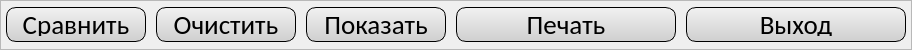
     <widget class="QFrame" name="frame_btn">
      <property name="minimumSize">
       <size>
        <width>0</width>
        <height>50</height>
       </size>
      </property>
      <property name="maximumSize">
       <size>
        <width>16777215</width>
        <height>50</height>
       </size>
      </property>
      <property name="frameShape">
       <enum>QFrame::StyledPanel</enum>
      </property>
      <property name="frameShadow">
       <enum>QFrame::Raised</enum>
      </property>
      <layout class="QHBoxLayout" name="horizontalLayout_2">
       <property name="spacing">
        <number>10</number>
       </property>
       <property name="leftMargin">
        <number>5</number>
       </property>
       <property name="topMargin">
        <number>5</number>
       </property>
       <property name="rightMargin">
        <number>5</number>
       </property>
       <property name="bottomMargin">
        <number>5</number>
       </property>
       <item>
        <widget class="QPushButton" name="btn_compare">
         <property name="minimumSize">
          <size>
           <width>140</width>
           <height>35</height>
          </size>
         </property>
         <property name="maximumSize">
          <size>
           <width>140</width>
           <height>35</height>
          </size>
         </property>
         <property name="font">
          <font>
           <family>Calibri</family>
           <pointsize>20</pointsize>
           <weight>50</weight>
           <bold>false</bold>
          </font>
         </property>
         <property name="styleSheet">
          <string notr="true">QPushButton 
{
	color: rgb(0, 0, 0);
	background-color: qlineargradient(spread:pad, x1:0.489, y1:0.0227273, x2:0.489, y2:1, stop:0 rgba(240, 240, 240, 255), stop:1 rgba(207, 207, 207, 255));

	border: 1px rgb(0, 0, 0);
	border-radius: 10px;

	border-style: outset;

	padding: 5px;
}

QPushButton:hover
{
	background-color: qlineargradient(spread:pad, x1:0.489, y1:0.0227273, x2:0.489, y2:1, stop:0 rgba(234, 246, 253, 255), stop:1 rgba(169, 219, 246, 255));
	
}
	

QPushButton:checked
{
	
	background-color: rgb(0, 0, 255);
	
}</string>
         </property>
         <property name="text">
          <string>Сравнить</string>
         </property>
        </widget>
       </item>
       <item>
        <widget class="QPushButton" name="btn_clier">
         <property name="minimumSize">
          <size>
           <width>140</width>
           <height>35</height>
          </size>
         </property>
         <property name="maximumSize">
          <size>
           <width>140</width>
           <height>35</height>
          </size>
         </property>
         <property name="font">
          <font>
           <family>Calibri</family>
           <pointsize>20</pointsize>
           <weight>50</weight>
           <bold>false</bold>
          </font>
         </property>
         <property name="styleSheet">
          <string notr="true">QPushButton 
{
	color: rgb(0, 0, 0);
	background-color: qlineargradient(spread:pad, x1:0.489, y1:0.0227273, x2:0.489, y2:1, stop:0 rgba(240, 240, 240, 255), stop:1 rgba(207, 207, 207, 255));

	border: 1px rgb(0, 0, 0);
	border-radius: 10px;

	border-style: outset;

	padding: 5px;
}

QPushButton:hover
{
	background-color: qlineargradient(spread:pad, x1:0.489, y1:0.0227273, x2:0.489, y2:1, stop:0 rgba(234, 246, 253, 255), stop:1 rgba(169, 219, 246, 255));
	
}
	

QPushButton:checked
{
	
	background-color: rgb(0, 0, 255);
	
}</string>
         </property>
         <property name="text">
          <string>Очистить</string>
         </property>
        </widget>
       </item>
       <item>
        <widget class="QPushButton" name="btn_show">
         <property name="minimumSize">
          <size>
           <width>140</width>
           <height>35</height>
          </size>
         </property>
         <property name="maximumSize">
          <size>
           <width>140</width>
           <height>35</height>
          </size>
         </property>
         <property name="font">
          <font>
           <family>Calibri</family>
           <pointsize>20</pointsize>
           <weight>50</weight>
           <bold>false</bold>
          </font>
         </property>
         <property name="styleSheet">
          <string notr="true">QPushButton 
{
	color: rgb(0, 0, 0);
	background-color: qlineargradient(spread:pad, x1:0.489, y1:0.0227273, x2:0.489, y2:1, stop:0 rgba(240, 240, 240, 255), stop:1 rgba(207, 207, 207, 255));

	border: 1px rgb(0, 0, 0);
	border-radius: 10px;

	border-style: outset;

	padding: 5px;
}

QPushButton:hover
{
	background-color: qlineargradient(spread:pad, x1:0.489, y1:0.0227273, x2:0.489, y2:1, stop:0 rgba(234, 246, 253, 255), stop:1 rgba(169, 219, 246, 255));
	
}
	

QPushButton:checked
{
	
	background-color: rgb(0, 0, 255);
	
}</string>
         </property>
         <property name="text">
          <string>Показать</string>
         </property>
        </widget>
       </item>
       <item>
        <widget class="QPushButton" name="btn_print">
         <property name="minimumSize">
          <size>
           <width>220</width>
           <height>35</height>
          </size>
         </property>
         <property name="maximumSize">
          <size>
           <width>220</width>
           <height>35</height>
          </size>
         </property>
         <property name="font">
          <font>
           <family>Calibri</family>
           <pointsize>20</pointsize>
           <weight>50</weight>
           <bold>false</bold>
          </font>
         </property>
         <property name="styleSheet">
          <string notr="true">QPushButton 
{
	color: rgb(0, 0, 0);
	background-color: qlineargradient(spread:pad, x1:0.489, y1:0.0227273, x2:0.489, y2:1, stop:0 rgba(240, 240, 240, 255), stop:1 rgba(207, 207, 207, 255));

	border: 1px rgb(0, 0, 0);
	border-radius: 10px;

	border-style: outset;

	padding: 5px;
}

QPushButton:hover
{
	background-color: qlineargradient(spread:pad, x1:0.489, y1:0.0227273, x2:0.489, y2:1, stop:0 rgba(234, 246, 253, 255), stop:1 rgba(169, 219, 246, 255));
	
}
	

QPushButton:checked
{
	
	background-color: rgb(0, 0, 255);
	
}</string>
         </property>
         <property name="text">
          <string>Печать</string>
         </property>
        </widget>
       </item>
       <item>
        <widget class="QPushButton" name="btn_exit">
         <property name="minimumSize">
          <size>
           <width>220</width>
           <height>35</height>
          </size>
         </property>
         <property name="maximumSize">
          <size>
           <width>220</width>
           <height>35</height>
          </size>
         </property>
         <property name="font">
          <font>
           <family>Calibri</family>
           <pointsize>20</pointsize>
           <weight>50</weight>
           <bold>false</bold>
          </font>
         </property>
         <property name="styleSheet">
          <string notr="true">QPushButton 
{
	color: rgb(0, 0, 0);
	background-color: qlineargradient(spread:pad, x1:0.489, y1:0.0227273, x2:0.489, y2:1, stop:0 rgba(240, 240, 240, 255), stop:1 rgba(207, 207, 207, 255));

	border: 1px rgb(0, 0, 0);
	border-radius: 10px;

	border-style: outset;

	padding: 5px;
}

QPushButton:hover
{
	background-color: qlineargradient(spread:pad, x1:0.489, y1:0.0227273, x2:0.489, y2:1, stop:0 rgba(234, 246, 253, 255), stop:1 rgba(169, 219, 246, 255));
	
}
	

QPushButton:checked
{
	
	background-color: rgb(0, 0, 255);
	
}</string>
         </property>
         <property name="text">
          <string>Выход</string>
         </property>
        </widget>
       </item>
      </layout>
     </widget>
